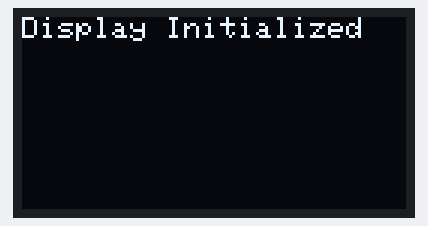
Bench run of a sketch on a simulated ESP32. On the bench: 128×64 one-colour display. WiFi joins after 1.5 s; servers stay silent unless stated; the local clock reads 2024-03-15 10:24:30 at power-on unless the sketch sets it; EEPROM starts erased.

Above: at 0.1 s.
At 1.7 s:
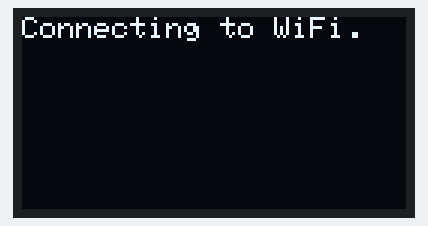
At 2.7 s:
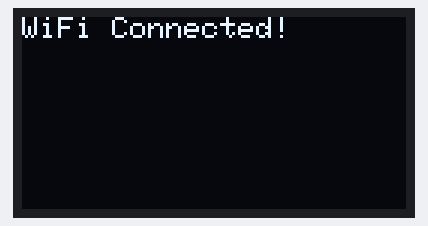
At 4.8 s:
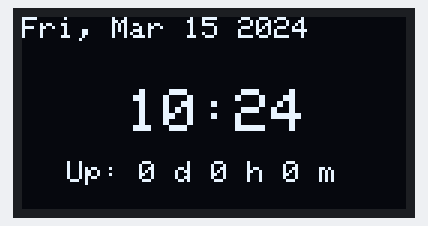
At 34.8 s:
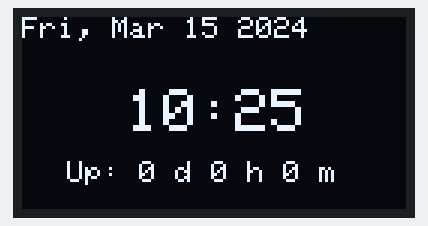

The sketch:

OLED_Working.ino
```cpp
// Add the Modules required
#include <SPI.h>
#include <Wire.h>
#include <Adafruit_GFX.h>
#include <Adafruit_SSD1306.h>

// Dealing with date and WiFi
#include <WiFi.h>
#include "time.h"

// Non-volatile storage
#include <Preferences.h>

// Determining the screen size
#define WIDTH 128
#define HEIGHT 64

// Declaration for SSD1306 display using I2C
#define OLED_RESET -1
#define SCREEN_ADDRESS 0x3C
Adafruit_SSD1306 display(WIDTH, HEIGHT, &Wire, OLED_RESET);

// WiFi credentials
const char* ssid = "wifi-username";
const char* password = "wifi-password";

// NTP Server and Timezone
const char* ntpServer = "pool.ntp.org";
const long gmtOffset_sec = 0;        // Standard GMT offset in seconds
const int daylightOffset_sec = 3600;  // Daylight savings offset in seconds

// Uptime variables
Preferences preferences;
unsigned long historicalUptime = 0; // Cumulative uptime from previous boots in seconds
unsigned long lastSaveTime = 0; // tracking interval saves
const unsigned long SAVE_INTERVAL = 600000; // 10 minutes

void settingsDisplay();
void settingsWiFi();
void settings();
void getNetworkTime();
void updateUpTime();
unsigned long getTotalUptimeSeconds();

void setup() {
  Serial.begin(115200);

  // Load saved uptime from memory
  preferences.begin("uptime", false);
  historicalUptime = preferences.getULong("total_sec", 0);
  settings();
}

void loop() {
  getNetworkTime();
  delay(10000); // Update display every 10 seconds
}

void settings() {
  settingsDisplay();
  settingsWiFi();
}

// setting up display options
void settingsDisplay() {
  if (!display.begin(SSD1306_SWITCHCAPVCC, SCREEN_ADDRESS)) {
    Serial.println(F("SSD1306 allocation failed"));
    for (;;); // Do not proceed, loop forever
  }

  display.clearDisplay();
  display.setTextColor(SSD1306_WHITE);
  display.setTextSize(1);
  display.setCursor(0, 0);
  display.println("Display Initialized");
  display.display();
  delay(1000);
}

// setting up wifi options
void settingsWiFi() {
  display.clearDisplay();
  display.setCursor(0, 0);
  display.print("Connecting to WiFi");
  display.display();

  WiFi.begin(ssid, password);

  int attempts = 0;
  while (WiFi.status() != WL_CONNECTED && attempts < 20) {
    delay(500);
    display.print(".");
    display.display();
    attempts++;
  }

  display.clearDisplay();
  display.setCursor(0, 0);

  if (WiFi.status() == WL_CONNECTED) {
    display.println("WiFi Connected!");
    display.display();
    configTime(gmtOffset_sec, daylightOffset_sec, ntpServer);
  } else {
    display.println("Connection Failed!");
    display.display();
  }
  delay(2000);
}

void updateUptime(){
  unsigned long currentMillis = millis();

  // Save to flash every minute
  if (currentMillis - lastSaveTime >= SAVE_INTERVAL) {
    // Add 600 seconds to historical uptime
    historicalUptime += (SAVE_INTERVAL / 1000);
    preferences.putULong("total_sec", historicalUptime);

    lastSaveTime = currentMillis;
    }
}

unsigned long getTotalUptimeSeconds() {
  unsigned long currentMillis = millis();
  unsigned long unsavedSec = (currentMillis - lastSaveTime) / 1000;

  return historicalUptime + unsavedSec;
}

// calling the network to discover the time
void getNetworkTime() {
  struct tm timeinfo;

  display.clearDisplay();
  display.setCursor(0, 0);

  if (!getLocalTime(&timeinfo)) {
    display.println("Failed to obtain time");
    display.display();
    return;
  }

  // Format date and time onto separate lines to fit 128x64 pixels
  char dateStr[20];
  char timeStr[10];

  strftime(dateStr, sizeof(dateStr), "%a, %b %d %Y", &timeinfo);
  strftime(timeStr, sizeof(timeStr), "%H:%M", &timeinfo);

  // controls the date
  display.setTextSize(1);
  display.setCursor(0, 0);
  display.println(dateStr);

  // centered time
  display.setCursor(35, 24);
  display.setTextSize(2); // Larger font for clock
  display.println(timeStr);

  // Total calculated cumulative operational time
  unsigned long totalSec = getTotalUptimeSeconds();
  unsigned long days = totalSec / 86400;
  unsigned long hours = (totalSec % 86400) / 3600;
  unsigned long minutes = (totalSec % 3600) / 60;

  // Display total Uptime at the bottom
  display.setTextSize(1);
  display.setCursor(15, 48);
  display.printf("Up: %lu d %lu h %lu m", days, hours, minutes);

  display.display(); // Push buffer to physical screen
}
```

Measured:
- what the display in image 2 shows lasts 2.0 s, from 2.7 s to 4.7 s
- what the display in image 3 shows lasts 30.1 s, from 4.7 s to 34.8 s
